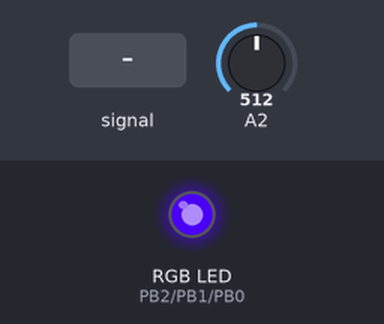
This sketch was run on a simulated ATtiny85, built with avr-gcc and run on an emulated ATtiny85. On the bench: an RGB LED mixed from three pins (HIGH = lit). The inputs (shaded band) are chosen by the test bench; at power-on: A2 = 512. Dim RGB values are drawn brighter than linear.

Above: at 1.2 s.
1.3 s: A2 fed a 200 Hz sine of ±460 counts around its level
At 1.8 s:
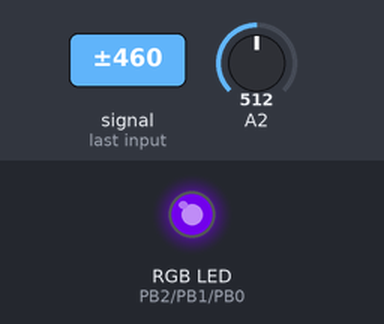
2.8 s: A2 set to 110
At 3.4 s:
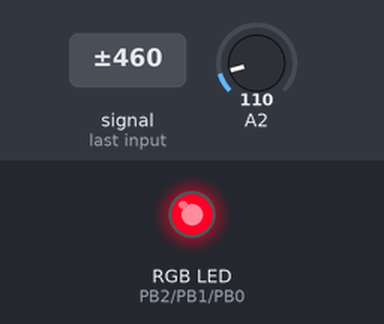
4.3 s: A2 set to 128
At 5.2 s:
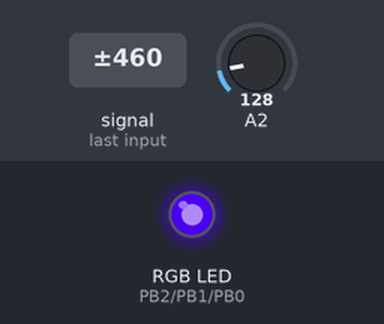
5.8 s: A2 fed a 200 Hz sine of ±81 counts around its level
At 6.5 s:
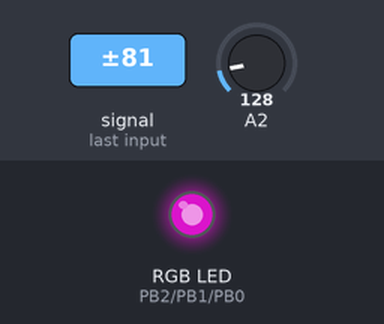
7.3 s: A2 set to 122
At 8.5 s:
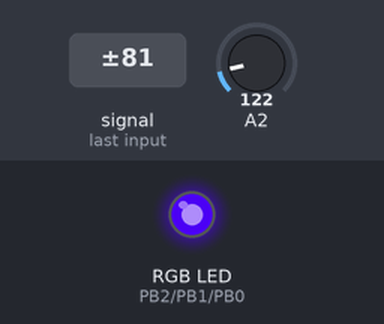
8.8 s: A2 set to 90
At 9.9 s:
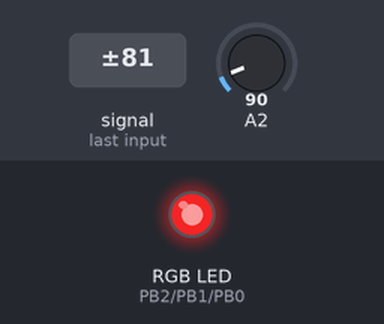
Timing chart, 0 to 11.3 s (numbered marks = the images above; inputs shaded):
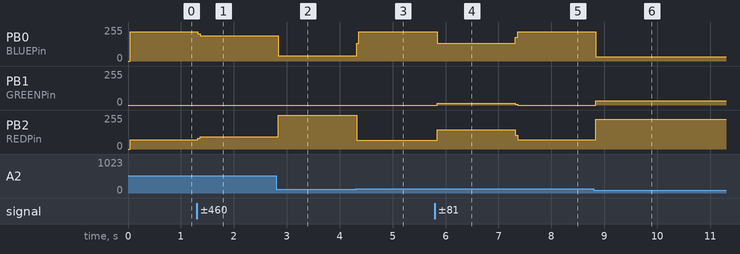

Measured:
- the behaviour switches between 120 and 121 on A2 (found by bisection; images 2 and 3)
- after the input at 1.3 s, PB0 (BLUEPin): 221/255 → 191/255 at once; PB2 (REDPin): 68/255 → 93/255 at once
- after the input at 2.8 s, PB0 (BLUEPin): 191/255 → 38/255 at once; PB2 (REDPin): 93/255 → 255/255 at once
- after the input at 4.3 s, PB0 (BLUEPin): 38/255 → 221/255 at once; PB2 (REDPin): 255/255 → 67/255 at once
- after the input at 5.8 s, PB0 (BLUEPin): 221/255 → 133/255 at once; PB1 (GREENPin): 0/255 → 13/255 at once; PB2 (REDPin): 67/255 → 143/255 at once
- after the input at 7.3 s, PB0 (BLUEPin): 133/255 → 221/255 at once; PB1 (GREENPin): 13/255 → 0/255 at once; PB2 (REDPin): 143/255 → 68/255 at once
- after the input at 8.8 s, PB0 (BLUEPin): 221/255 → 33/255 at once; PB1 (GREENPin): 0/255 → 33/255 at once; PB2 (REDPin): 68/255 → 222/255 at once

The sketch:

float_module.ino
```cpp
// ATMEL ATTINY85
//
// +-\/-+
// PB5 1| |8 VCC
// (AI 3) PB3 2| |7 PB2 (AI 1)
// (AI 2) PB4 3| |6 PB1 PWM
// GND 4| |5 PB0 PWM
//
//to load connect VCC to 5V and GND to GND
int REDPin = 2; // RED pin of the LED to PWM pin 4
int GREENPin = 1; // GREEN pin of the LED to PWM pin 5
int BLUEPin = 0; // BLUE pin of the LED to PWM pin 6
int sensor= 0;
void setup()
{

 //rgb led pins
 pinMode(REDPin, OUTPUT);
 pinMode(GREENPin, OUTPUT);
 pinMode(BLUEPin, OUTPUT);
 }
void loop()
{
 //sensor values
 sensor= analogRead(2);
//the threshold values will vary based on your sensor, it is best to
//calibrate them and compare to other data. This is a
//helpful study: //http://www.staceyk.org/airSensors/sensoroutput.php
if (sensor < 100){ //turn LED green VOC

 digitalWrite(REDPin, LOW);
 digitalWrite(GREENPin, HIGH);
 digitalWrite(BLUEPin, LOW);
 }

if (500< sensor< 530){ // yellow VOC
 digitalWrite(REDPin, HIGH);
 digitalWrite(GREENPin, LOW);
 digitalWrite(BLUEPin, HIGH);
 }

 if (100< sensor< 120){ //red VOC

 digitalWrite(REDPin, HIGH);
 digitalWrite(GREENPin, LOW);
 digitalWrite(BLUEPin, LOW);
 }

 if (sensor> 120){ // pink VOC

 digitalWrite(REDPin, LOW);
 digitalWrite(GREENPin, LOW);
 digitalWrite(BLUEPin, HIGH);
 }
}
```
